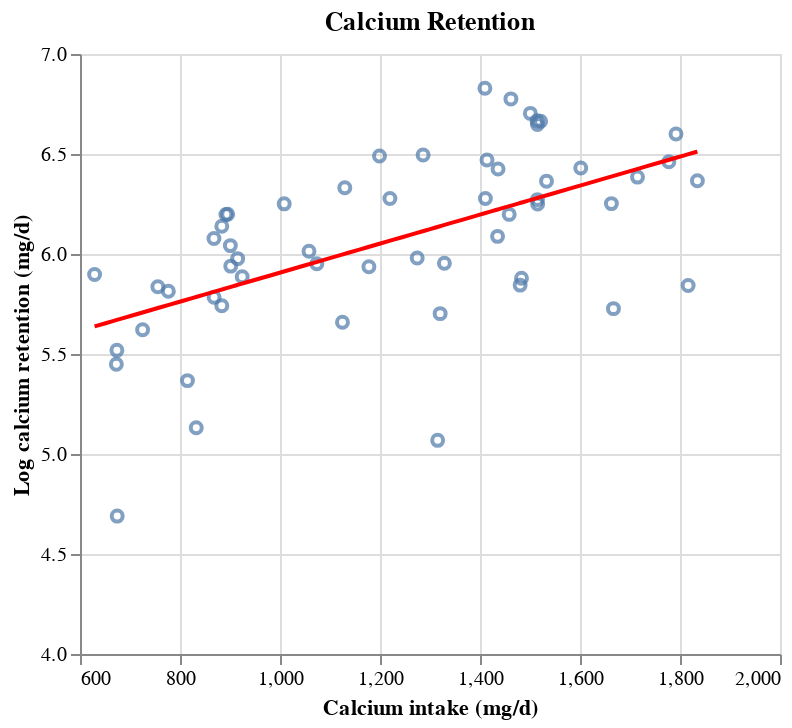

The notebook cell saved with this chart:
### Markdown cell above
## The log transformation
One of the most important transformations is the **log transformation**, that is often used to reduce skewness of a variable.  For more information, see [Log-transformation and its implications for data analysis (2014)](https://www.ncbi.nlm.nih.gov/pmc/articles/PMC4120293/).

### Example 2.13 Calcium retention with logarithms

### Code cell
(ips:plot
 (vega:defplot calcium-retention-linear-fit
   `(:title "Calcium Retention"
     :data (:values ,calcium-retention)
     :width 350
     :layer #((:mark :point
               :encoding (:x (:field :caintake  :type "quantitative" :title "Calcium intake (mg/d)" :scale (domain #(600 2000)))
                          :y (:field :logret :type "quantitative" :title "Log calcium retention (mg/d)" :scale (domain #(4 7)))))
              ,(sctplt:fit-line calcium-retention:caintake calcium-retention:logret)))))

### Figure 1 — Vega-Lite specification as saved in the notebook (floating-point values rounded to 4 significant figures)
{"$schema": "https://vega.github.io/schema/vega-lite/v5.json", "data": {"values": [{"caintake": 1835.0, "caretention": 581.7, "logret": 6.366}, {"caintake": 1816.0, "caretention": 344.6, "logret": 5.842}, {"caintake": 1792.0, "caretention": 735.1, "logret": 6.6}, {"caintake": 1778.0, "caretention": 640.0, "logret": 6.461}, {"caintake": 1715.0, "caretention": 592.6, "logret": 6.385}, {"caintake": 1667.0, "caretention": 307.0, "logret": 5.727}, {"caintake": 1663.0, "caretention": 519.0, "logret": 6.252}, {"caintake": 1602.0, "caretention": 620.0, "logret": 6.43}, {"caintake": 1533.0, "caretention": 580.7, "logret": 6.364}, {"caintake": 1521.0, "caretention": 783.7, "logret": 6.664}, {"caintake": 1515.0, "caretention": 518.0, "logret": 6.25}, {"caintake": 1515.0, "caretention": 529.5, "logret": 6.272}, {"caintake": 1515.0, "caretention": 770.6, "logret": 6.647}, {"caintake": 1514.0, "caretention": 785.2, "logret": 6.666}, {"caintake": 1501.0, "caretention": 814.9, "logret": 6.703}, {"caintake": 1483.0, "caretention": 357.5, "logret": 5.879}, {"caintake": 1480.0, "caretention": 345.3, "logret": 5.844}, {"caintake": 1462.0, "caretention": 876.1, "logret": 6.775}, {"caintake": 1458.0, "caretention": 491.8, "logret": 6.198}, {"caintake": 1436.0, "caretention": 617.0, "logret": 6.425}, {"caintake": 1435.0, "caretention": 440.6, "logret": 6.088}, {"caintake": 1414.0, "caretention": 645.7, "logret": 6.47}, {"caintake": 1411.0, "caretention": 532.4, "logret": 6.277}, {"caintake": 1410.0, "caretention": 924.1, "logret": 6.829}, {"caintake": 1329.0, "caretention": 385.1, "logret": 5.954}, {"caintake": 1320.0, "caretention": 299.4, "logret": 5.702}, {"caintake": 1315.0, "caretention": 158.9, "logret": 5.068}, {"caintake": 1286.0, "caretention": 661.8, "logret": 6.495}, {"caintake": 1274.0, "caretention": 395.5, "logret": 5.98}, {"caintake": 1220.0, "caretention": 532.6, "logret": 6.278}, {"caintake": 1199.0, "caretention": 658.6, "logret": 6.49}, {"caintake": 1178.0, "caretention": 378.4, "logret": 5.936}, {"caintake": 1130.0, "caretention": 561.9, "logret": 6.331}, {"caintake": 1125.0, "caretention": 286.7, "logret": 5.658}, {"caintake": 1074.0, "caretention": 384.2, "logret": 5.951}, {"caintake": 1058.0, "caretention": 408.9, "logret": 6.013}, {"caintake": 1008.0, "caretention": 518.4, "logret": 6.251}, {"caintake": 924.4, "caretention": 360.2, "logret": 5.887}, {"caintake": 915.3, "caretention": 394.2, "logret": 5.977}, {"caintake": 901.5, "caretention": 379.7, "logret": 5.939}, {"caintake": 900.7, "caretention": 420.7, "logret": 6.042}, {"caintake": 895.4, "caretention": 492.0, "logret": 6.198}, {"caintake": 891.8, "caretention": 491.4, "logret": 6.197}, {"caintake": 883.6, "caretention": 311.4, "logret": 5.741}, {"caintake": 883.6, "caretention": 463.4, "logret": 6.139}, {"caintake": 868.2, "caretention": 325.0, "logret": 5.784}, {"caintake": 867.9, "caretention": 435.9, "logret": 6.077}, {"caintake": 832.5, "caretention": 169.3, "logret": 5.132}, {"caintake": 814.9, "caretention": 214.2, "logret": 5.367}, {"caintake": 776.7, "caretention": 334.8, "logret": 5.814}, {"caintake": 755.7, "caretention": 342.6, "logret": 5.837}, {"caintake": 725.2, "caretention": 276.2, "logret": 5.621}, {"caintake": 674.4, "caretention": 108.8, "logret": 4.69}, {"caintake": 673.8, "caretention": 249.2, "logret": 5.518}, {"caintake": 672.7, "caretention": 232.4, "logret": 5.448}, {"caintake": 629.2, "caretention": 364.1, "logret": 5.897}]}, "layer": [{"encoding": {"x": {"field": "caintake", "scale": {"domain": [600, 2000]}, "title": "Calcium intake (mg/d)", "type": "quantitative"}, "y": {"field": "logret", "scale": {"domain": [4, 7]}, "title": "Log calcium retention (mg/d)", "type": "quantitative"}}, "mark": "point"}, {"data": {"values": [{"x": 1835.0, "y": 6.512}, {"x": 1816.0, "y": 6.499}, {"x": 1792.0, "y": 6.481}, {"x": 1778.0, "y": 6.471}, {"x": 1715.0, "y": 6.425}, {"x": 1667.0, "y": 6.39}, {"x": 1663.0, "y": 6.387}, {"x": 1602.0, "y": 6.343}, {"x": 1533.0, "y": 6.293}, {"x": 1521.0, "y": 6.285}, {"x": 1515.0, "y": 6.28}, {"x": 1515.0, "y": 6.28}, {"x": 1515.0, "y": 6.28}, {"x": 1514.0, "y": 6.28}, {"x": 1501.0, "y": 6.27}, {"x": 1483.0, "y": 6.257}, {"x": 1480.0, "y": 6.255}, {"x": 1462.0, "y": 6.242}, {"x": 1458.0, "y": 6.239}, {"x": 1436.0, "y": 6.223}, {"x": 1435.0, "y": 6.222}, {"x": 1414.0, "y": 6.207}, {"x": 1411.0, "y": 6.205}, {"x": 1410.0, "y": 6.204}, {"x": 1329.0, "y": 6.145}, {"x": 1320.0, "y": 6.139}, {"x": 1315.0, "y": 6.135}, {"x": 1286.0, "y": 6.114}, {"x": 1274.0, "y": 6.106}, {"x": 1220.0, "y": 6.066}, {"x": 1199.0, "y": 6.051}, {"x": 1178.0, "y": 6.036}, {"x": 1130.0, "y": 6.001}, {"x": 1125.0, "y": 5.997}, {"x": 1074.0, "y": 5.96}, {"x": 1058.0, "y": 5.949}, {"x": 1008.0, "y": 5.913}, {"x": 924.4, "y": 5.852}, {"x": 915.3, "y": 5.845}, {"x": 901.5, "y": 5.835}, {"x": 900.7, "y": 5.835}, {"x": 895.4, "y": 5.831}, {"x": 891.8, "y": 5.828}, {"x": 883.6, "y": 5.822}, {"x": 883.6, "y": 5.822}, {"x": 868.2, "y": 5.811}, {"x": 867.9, "y": 5.811}, {"x": 832.5, "y": 5.785}, {"x": 814.9, "y": 5.773}, {"x": 776.7, "y": 5.745}, {"x": 755.7, "y": 5.73}, {"x": 725.2, "y": 5.708}, {"x": 674.4, "y": 5.671}, {"x": 673.8, "y": 5.67}, {"x": 672.7, "y": 5.67}, {"x": 629.2, "y": 5.638}]}, "encoding": {"x": {"field": "x", "type": "quantitative"}, "y": {"field": "y", "type": "quantitative"}}, "mark": {"color": "red", "interpolate": "basis", "type": "line"}}], "title": "Calcium Retention", "width": 350}
